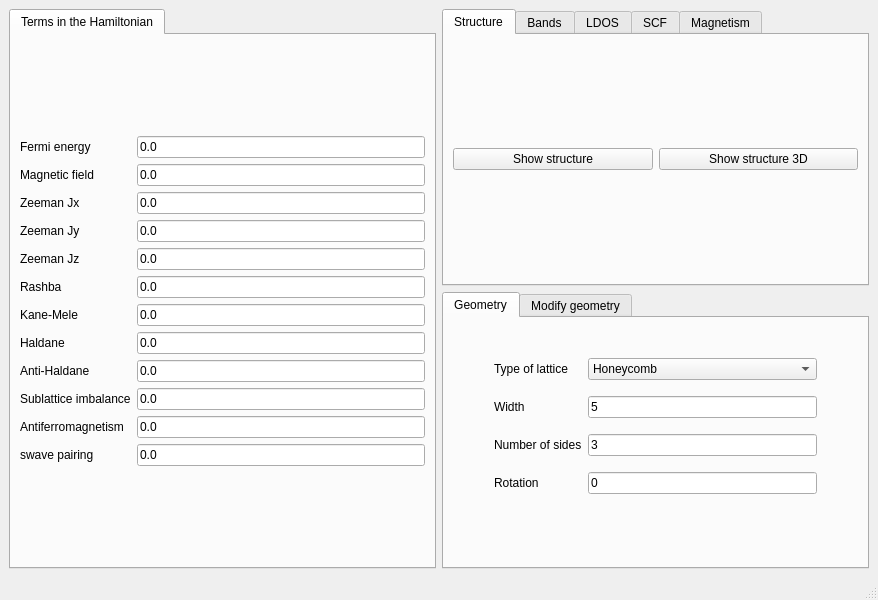
<?xml version="1.0" encoding="UTF-8"?>
<ui version="4.0">
 <class>MainWindow</class>
 <widget class="QMainWindow" name="MainWindow">
  <property name="geometry">
   <rect>
    <x>0</x>
    <y>0</y>
    <width>878</width>
    <height>600</height>
   </rect>
  </property>
  <property name="minimumSize">
   <size>
    <width>878</width>
    <height>600</height>
   </size>
  </property>
  <property name="windowTitle">
   <string>0D systems</string>
  </property>
  <widget class="QWidget" name="centralwidget">
   <layout class="QGridLayout" name="gridLayout_3">
    <item row="0" column="0" rowspan="2">
     <widget class="QTabWidget" name="tabWidget_2">
      <property name="currentIndex">
       <number>0</number>
      </property>
      <widget class="QWidget" name="tab_3">
       <attribute name="title">
        <string>Terms in the Hamiltonian</string>
       </attribute>
       <layout class="QGridLayout" name="gridLayout_8">
        <item row="0" column="0">
         <layout class="QGridLayout" name="gridLayout">
          <item row="2" column="1">
           <widget class="QLineEdit" name="Bx">
            <property name="text">
             <string>0.0</string>
            </property>
           </widget>
          </item>
          <item row="4" column="0">
           <widget class="QLabel" name="label_5">
            <property name="text">
             <string>Zeeman Jz</string>
            </property>
           </widget>
          </item>
          <item row="9" column="1">
           <widget class="QLineEdit" name="mAB">
            <property name="text">
             <string>0.0</string>
            </property>
           </widget>
          </item>
          <item row="3" column="1">
           <widget class="QLineEdit" name="By">
            <property name="text">
             <string>0.0</string>
            </property>
           </widget>
          </item>
          <item row="0" column="0">
           <widget class="QLabel" name="label">
            <property name="text">
             <string>Fermi energy</string>
            </property>
           </widget>
          </item>
          <item row="1" column="1">
           <widget class="QLineEdit" name="peierls">
            <property name="enabled">
             <bool>true</bool>
            </property>
            <property name="text">
             <string>0.0</string>
            </property>
           </widget>
          </item>
          <item row="6" column="1">
           <widget class="QLineEdit" name="kanemele">
            <property name="text">
             <string>0.0</string>
            </property>
           </widget>
          </item>
          <item row="7" column="0">
           <widget class="QLabel" name="label_24">
            <property name="text">
             <string>Haldane</string>
            </property>
           </widget>
          </item>
          <item row="8" column="1">
           <widget class="QLineEdit" name="antihaldane">
            <property name="text">
             <string>0.0</string>
            </property>
           </widget>
          </item>
          <item row="11" column="0">
           <widget class="QLabel" name="label_26">
            <property name="text">
             <string>swave pairing</string>
            </property>
           </widget>
          </item>
          <item row="0" column="1">
           <widget class="QLineEdit" name="fermi">
            <property name="enabled">
             <bool>true</bool>
            </property>
            <property name="text">
             <string>0.0</string>
            </property>
           </widget>
          </item>
          <item row="5" column="1">
           <widget class="QLineEdit" name="rashba">
            <property name="text">
             <string>0.0</string>
            </property>
           </widget>
          </item>
          <item row="7" column="1">
           <widget class="QLineEdit" name="haldane">
            <property name="text">
             <string>0.0</string>
            </property>
           </widget>
          </item>
          <item row="10" column="1">
           <widget class="QLineEdit" name="mAF">
            <property name="text">
             <string>0.0</string>
            </property>
           </widget>
          </item>
          <item row="5" column="0">
           <widget class="QLabel" name="label_10">
            <property name="text">
             <string>Rashba</string>
            </property>
           </widget>
          </item>
          <item row="6" column="0">
           <widget class="QLabel" name="label_11">
            <property name="text">
             <string>Kane-Mele</string>
            </property>
           </widget>
          </item>
          <item row="2" column="0">
           <widget class="QLabel" name="label_3">
            <property name="text">
             <string>Zeeman Jx</string>
            </property>
           </widget>
          </item>
          <item row="3" column="0">
           <widget class="QLabel" name="label_4">
            <property name="text">
             <string>Zeeman Jy</string>
            </property>
           </widget>
          </item>
          <item row="9" column="0">
           <widget class="QLabel" name="label_12">
            <property name="text">
             <string>Sublattice imbalance</string>
            </property>
           </widget>
          </item>
          <item row="1" column="0">
           <widget class="QLabel" name="label_14">
            <property name="text">
             <string>Magnetic field</string>
            </property>
           </widget>
          </item>
          <item row="11" column="1">
           <widget class="QLineEdit" name="swave">
            <property name="text">
             <string>0.0</string>
            </property>
           </widget>
          </item>
          <item row="4" column="1">
           <widget class="QLineEdit" name="Bz">
            <property name="text">
             <string>0.0</string>
            </property>
           </widget>
          </item>
          <item row="10" column="0">
           <widget class="QLabel" name="label_13">
            <property name="text">
             <string>Antiferromagnetism</string>
            </property>
           </widget>
          </item>
          <item row="8" column="0">
           <widget class="QLabel" name="label_25">
            <property name="text">
             <string>Anti-Haldane</string>
            </property>
           </widget>
          </item>
         </layout>
        </item>
       </layout>
      </widget>
     </widget>
    </item>
    <item row="0" column="1">
     <widget class="QTabWidget" name="tabWidget_3">
      <property name="currentIndex">
       <number>0</number>
      </property>
      <widget class="QWidget" name="tab_4">
       <attribute name="title">
        <string>Structure</string>
       </attribute>
       <layout class="QHBoxLayout" name="horizontalLayout">
        <item>
         <widget class="QPushButton" name="show_structure">
          <property name="text">
           <string>Show structure</string>
          </property>
         </widget>
        </item>
        <item>
         <widget class="QPushButton" name="show_structure_3d">
          <property name="text">
           <string>Show structure 3D</string>
          </property>
         </widget>
        </item>
       </layout>
      </widget>
      <widget class="QWidget" name="tab_5">
       <attribute name="title">
        <string>Bands</string>
       </attribute>
       <layout class="QGridLayout" name="gridLayout_9">
        <item row="0" column="0">
         <widget class="QPushButton" name="show_bands">
          <property name="text">
           <string>Band structure</string>
          </property>
         </widget>
        </item>
        <item row="1" column="0">
         <layout class="QGridLayout" name="gridLayout_2">
          <item row="0" column="0">
           <widget class="QLabel" name="label_15">
            <property name="text">
             <string>Operator</string>
            </property>
           </widget>
          </item>
          <item row="0" column="1">
           <widget class="QComboBox" name="bands_color">
            <property name="currentIndex">
             <number>0</number>
            </property>
            <item>
             <property name="text">
              <string>None</string>
             </property>
            </item>
            <item>
             <property name="text">
              <string>Sx</string>
             </property>
            </item>
            <item>
             <property name="text">
              <string>Sy</string>
             </property>
            </item>
            <item>
             <property name="text">
              <string>Sz</string>
             </property>
            </item>
            <item>
             <property name="text">
              <string>Valley</string>
             </property>
            </item>
           </widget>
          </item>
         </layout>
        </item>
       </layout>
      </widget>
      <widget class="QWidget" name="tab_7">
       <attribute name="title">
        <string>LDOS</string>
       </attribute>
       <layout class="QGridLayout" name="gridLayout_11">
        <item row="0" column="0">
         <layout class="QGridLayout" name="gridLayout_6">
          <item row="0" column="1">
           <widget class="QLineEdit" name="ne_ldos">
            <property name="text">
             <string>300</string>
            </property>
           </widget>
          </item>
          <item row="2" column="1">
           <widget class="QLineEdit" name="delta_ldos">
            <property name="text">
             <string>0.03</string>
            </property>
           </widget>
          </item>
          <item row="2" column="0">
           <widget class="QLabel" name="label_20">
            <property name="text">
             <string>Smearing</string>
            </property>
           </widget>
          </item>
          <item row="0" column="0">
           <widget class="QLabel" name="label_17">
            <property name="text">
             <string># of energies</string>
            </property>
           </widget>
          </item>
          <item row="1" column="0">
           <widget class="QLabel" name="label_19">
            <property name="text">
             <string>Energy window</string>
            </property>
           </widget>
          </item>
          <item row="1" column="1">
           <widget class="QLineEdit" name="window_ldos">
            <property name="text">
             <string>0.5</string>
            </property>
           </widget>
          </item>
         </layout>
        </item>
        <item row="0" column="1">
         <widget class="QPushButton" name="show_interactive_ldos">
          <property name="text">
           <string>Show LDOS</string>
          </property>
         </widget>
        </item>
       </layout>
      </widget>
      <widget class="QWidget" name="tab">
       <attribute name="title">
        <string>SCF</string>
       </attribute>
       <layout class="QGridLayout" name="gridLayout_14">
        <item row="0" column="0">
         <widget class="QTabWidget" name="tabWidget_4">
          <property name="currentIndex">
           <number>0</number>
          </property>
          <widget class="QWidget" name="tab_12">
           <attribute name="title">
            <string>Basic</string>
           </attribute>
           <layout class="QGridLayout" name="gridLayout_5">
            <item row="0" column="0" colspan="2">
             <layout class="QGridLayout" name="gridLayout_10">
              <item row="0" column="1">
               <widget class="QComboBox" name="scf_initialization">
                <item>
                 <property name="text">
                  <string>antiferro</string>
                 </property>
                </item>
                <item>
                 <property name="text">
                  <string>ferro</string>
                 </property>
                </item>
                <item>
                 <property name="text">
                  <string>random</string>
                 </property>
                </item>
               </widget>
              </item>
              <item row="0" column="0">
               <widget class="QLabel" name="label_22">
                <property name="text">
                 <string>Initialization</string>
                </property>
               </widget>
              </item>
              <item row="1" column="0">
               <widget class="QLabel" name="label_23">
                <property name="text">
                 <string>Hubbard</string>
                </property>
               </widget>
              </item>
              <item row="1" column="1">
               <widget class="QLineEdit" name="hubbard">
                <property name="text">
                 <string>2.0</string>
                </property>
               </widget>
              </item>
              <item row="2" column="0">
               <widget class="QLabel" name="label_34">
                <property name="text">
                 <string>Filling</string>
                </property>
               </widget>
              </item>
              <item row="2" column="1">
               <widget class="QLineEdit" name="filling_scf">
                <property name="text">
                 <string>0.5</string>
                </property>
               </widget>
              </item>
             </layout>
            </item>
            <item row="1" column="0">
             <widget class="QCheckBox" name="do_scf">
              <property name="text">
               <string>Include mean field</string>
              </property>
             </widget>
            </item>
            <item row="1" column="1">
             <widget class="QPushButton" name="solve_scf">
              <property name="text">
               <string>Solve SCF</string>
              </property>
             </widget>
            </item>
           </layout>
          </widget>
          <widget class="QWidget" name="tab_11">
           <attribute name="title">
            <string>Convergence</string>
           </attribute>
           <layout class="QGridLayout" name="gridLayout_7">
            <item row="0" column="0">
             <layout class="QGridLayout" name="gridLayout_12">
              <item row="0" column="0">
               <widget class="QLabel" name="label_32">
                <property name="text">
                 <string>Mixing</string>
                </property>
               </widget>
              </item>
              <item row="0" column="1">
               <widget class="QLineEdit" name="mix_scf">
                <property name="text">
                 <string>0.9</string>
                </property>
               </widget>
              </item>
              <item row="1" column="0">
               <widget class="QLabel" name="label_33">
                <property name="text">
                 <string>Smearing</string>
                </property>
               </widget>
              </item>
              <item row="1" column="1">
               <widget class="QLineEdit" name="smearing_scf">
                <property name="text">
                 <string>0.01</string>
                </property>
               </widget>
              </item>
             </layout>
            </item>
           </layout>
          </widget>
         </widget>
        </item>
       </layout>
      </widget>
      <widget class="QWidget" name="tab_6">
       <attribute name="title">
        <string>Magnetism</string>
       </attribute>
       <layout class="QGridLayout" name="gridLayout_13">
        <item row="0" column="0">
         <widget class="QPushButton" name="show_magnetism">
          <property name="text">
           <string>Show magnetism</string>
          </property>
         </widget>
        </item>
       </layout>
      </widget>
     </widget>
    </item>
    <item row="1" column="1">
     <widget class="QTabWidget" name="tabWidget">
      <property name="currentIndex">
       <number>0</number>
      </property>
      <property name="documentMode">
       <bool>false</bool>
      </property>
      <property name="tabsClosable">
       <bool>false</bool>
      </property>
      <property name="movable">
       <bool>false</bool>
      </property>
      <widget class="QWidget" name="tab_2">
       <attribute name="title">
        <string>Geometry</string>
       </attribute>
       <widget class="QWidget" name="gridLayoutWidget_4">
        <property name="geometry">
         <rect>
          <x>50</x>
          <y>30</y>
          <width>323</width>
          <height>158</height>
         </rect>
        </property>
        <layout class="QGridLayout" name="gridLayout_4">
         <item row="2" column="1">
          <widget class="QLineEdit" name="nsides">
           <property name="text">
            <string>3</string>
           </property>
          </widget>
         </item>
         <item row="2" column="0">
          <widget class="QLabel" name="label_6">
           <property name="text">
            <string>Number of sides</string>
           </property>
          </widget>
         </item>
         <item row="0" column="0">
          <widget class="QLabel" name="label_8">
           <property name="text">
            <string>Type of lattice</string>
           </property>
          </widget>
         </item>
         <item row="0" column="1">
          <widget class="QComboBox" name="lattice">
           <item>
            <property name="text">
             <string>Honeycomb</string>
            </property>
           </item>
           <item>
            <property name="text">
             <string>Square</string>
            </property>
           </item>
           <item>
            <property name="text">
             <string>Triangular</string>
            </property>
           </item>
           <item>
            <property name="text">
             <string>Kagome</string>
            </property>
           </item>
           <item>
            <property name="text">
             <string>Lieb</string>
            </property>
           </item>
          </widget>
         </item>
         <item row="1" column="0">
          <widget class="QLabel" name="label_2">
           <property name="text">
            <string>Width</string>
           </property>
          </widget>
         </item>
         <item row="1" column="1">
          <widget class="QLineEdit" name="width">
           <property name="text">
            <string>5</string>
           </property>
          </widget>
         </item>
         <item row="3" column="0">
          <widget class="QLabel" name="label_7">
           <property name="text">
            <string>Rotation</string>
           </property>
          </widget>
         </item>
         <item row="3" column="1">
          <widget class="QLineEdit" name="rotation">
           <property name="text">
            <string>0</string>
           </property>
          </widget>
         </item>
        </layout>
       </widget>
      </widget>
      <widget class="QWidget" name="tab_8">
       <attribute name="title">
        <string>Modify geometry</string>
       </attribute>
       <layout class="QHBoxLayout" name="horizontalLayout_2">
        <item>
         <layout class="QGridLayout" name="gridLayout_15">
          <item row="0" column="0">
           <widget class="QCheckBox" name="remove_single_bonded">
            <property name="toolTip">
             <string>Remove atoms that have a single bond in the structure</string>
            </property>
            <property name="text">
             <string>Remove single bonds</string>
            </property>
            <property name="checked">
             <bool>true</bool>
            </property>
           </widget>
          </item>
          <item row="1" column="0">
           <widget class="QCheckBox" name="remove_selected">
            <property name="text">
             <string>Remove selected atoms</string>
            </property>
           </widget>
          </item>
          <item row="2" column="0">
           <widget class="QPushButton" name="select_atoms_removal">
            <property name="text">
             <string>Select atoms to remove</string>
            </property>
           </widget>
          </item>
         </layout>
        </item>
       </layout>
      </widget>
     </widget>
    </item>
   </layout>
  </widget>
  <widget class="QMenuBar" name="menubar">
   <property name="geometry">
    <rect>
     <x>0</x>
     <y>0</y>
     <width>878</width>
     <height>25</height>
    </rect>
   </property>
  </widget>
  <widget class="QStatusBar" name="statusbar"/>
 </widget>
 <resources/>
 <connections/>
</ui>
